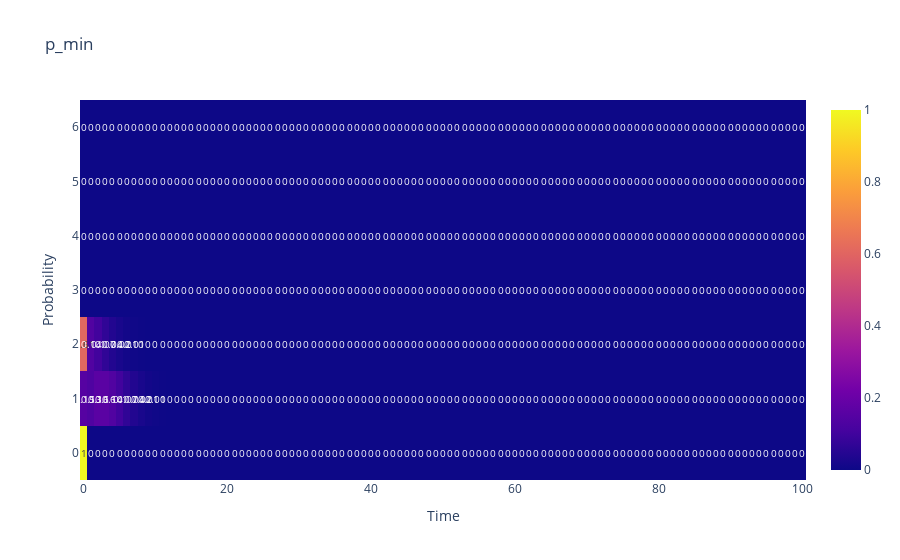

Source (notebook cell):
### Code cell
""""Test case with validation in spreadsheet
url: https://docs.google.com/spreadsheets/d/1_l9bMqEfLT2-TpZz3MrDFIid30ZsywTVH8Lzc5uHrGw/edit?usp=sharing"""
x = np.array([1, 0, 1, 0, 1, 0, 1], dtype=np.int64)
d = 3
l = 6
limit = calc_distr_limit(l * x.sum())+1
service_times = range(0, limit)
s = np.array([poisson.pmf(i, l) for i in service_times], dtype=np.float64)
u = 2
  
sch = run_schedule(x, d, s, u, False)

sch.visualize_system('p_min')

### Figure 1 — Plotly figure (JSON) as saved in the notebook; plotly's stock layout.template omitted (floating-point values rounded to 4 significant figures; data arrays with more than 128 entries replaced by an {"elided": "..."} marker saying what was removed)
{"data": [{"text": {"elided": "7x101 float values"}, "textfont": {"size": 10}, "texttemplate": "%{text}", "type": "heatmap", "z": {"elided": "7x101 float values"}}], "layout": {"title": {"text": "p_min"}, "xaxis": {"title": {"text": "Time"}}, "yaxis": {"title": {"text": "Probability"}}}}
